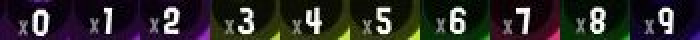
#> input picture experiment/learning_font.jpg, 350 x 20 px, found by its file name (shown 2 times larger)
$ python generate_font_sample.py
#> lines starting #> are read from the running program, lines starting #| are printed output that depends on the picture; after the words box and inside, x2 and y2 are one past the last pixel; in counts of white or black regions, pixels touching at a corner belong together
import cv2
_THRESHOLD_VALUE = 215
_MAX_VALUE = 255

img = cv2.imread('learning_font.jpg')
#> img is the input picture: shape (20, 350, 3); mean B, G, R 41.1, 41.8, 44.6
gray = cv2.cvtColor(img, cv2.COLOR_BGR2GRAY)
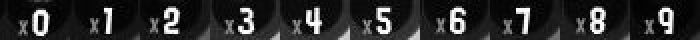
#> gray: shape (20, 350) (shown 2 times larger); min 0, max 255, mean 42.6
ret,threshold = cv2.threshold(gray, _THRESHOLD_VALUE, _MAX_VALUE, cv2.THRESH_BINARY)
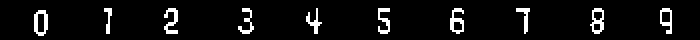
#> threshold: shape (20, 350) (shown 2 times larger); 5.9% white in thin lines or dots, all inside (x1, y1, x2, y2) = (17, 4, 336, 18)
#> ret = 215
threshold = cv2.bitwise_not(threshold)

cv2.imwrite('thresh.jpg', threshold)
